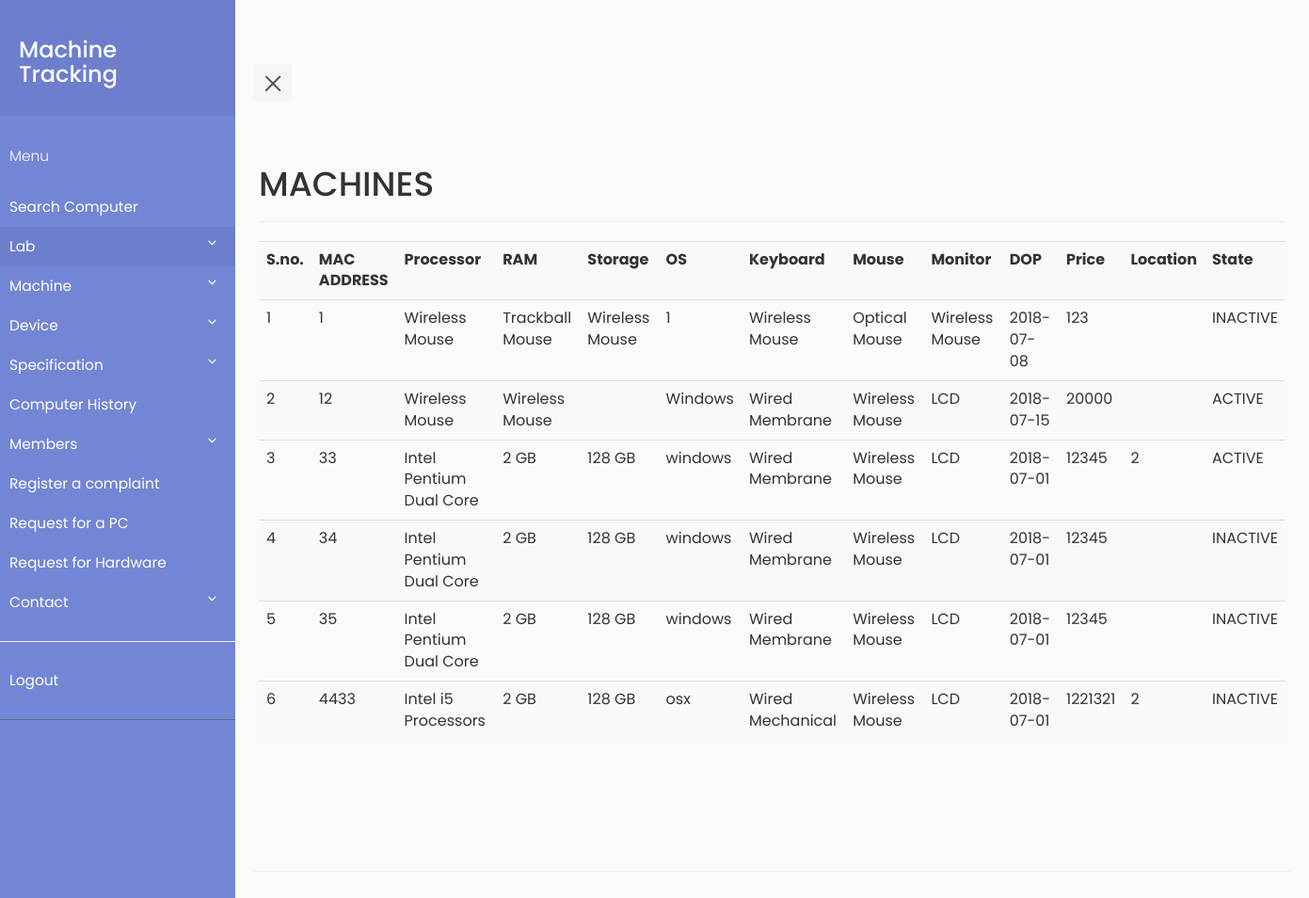
Page /viewmc.php (signed in) on the committed database.
### tables this page shows
CREATE TABLE `machine` (
  `machine_id` int(11) NOT NULL,
  `MAC_ADDR` varchar(30) DEFAULT NULL,
  `processor` int(11) NOT NULL,
  `ram` int(11) NOT NULL,
  `memory` int(11) NOT NULL,
  `DOP` date DEFAULT NULL,
  `price` int(11) DEFAULT NULL,
  `state` varchar(10) DEFAULT NULL,
  `os` varchar(30) DEFAULT NULL,
  `monitor` int(11) NOT NULL,
  `keyboard` int(11) NOT NULL,
  `mouse` int(11) NOT NULL,
  `grn` int(11) NOT NULL
);

CREATE TABLE `specification` (
  `spec_id` int(11) NOT NULL,
  `spec` varchar(50) DEFAULT NULL,
  `name_id` int(11) DEFAULT NULL
);

CREATE TABLE `lab` (
  `lab_id` int(11) NOT NULL,
  `name` varchar(20) DEFAULT NULL,
  `department` varchar(40) DEFAULT NULL
);

### viewmc.php (the view, shortened to what this page needs)
<?php
    require_once "pdo.php";
?>
<html>
<head>
    <link rel="stylesheet" type="text/css" href="https://maxcdn.bootstrapcdn.com/bootstrap/3.3.7/css/bootstrap.min.css" >
    <link rel="stylesheet" type="text/css" href="style5.css">
</head>
<body>
            <div class="wrapper">
     <?php include "navbar.php" ;?>
         <div class="container-fluid row" id="content">
    <div class="page-header">
    <h1>MACHINES</h1>
    </div>
    <?php
        $stmtcnt = $pdo->query("SELECT COUNT(*) FROM machine ");
        $row = $stmtcnt->fetch(PDO::FETCH_ASSOC);
        if($row['COUNT(*)']!=='0')
        {
            $i=1;
            $stmtread = $pdo->query("SELECT * FROM machine ORDER BY MAC_ADDR");
            echo ("<table class=\"table table-striped\">
                <tr> <th>S.no.</th><th>MAC ADDRESS</th><th>Processor</th><th>RAM</th><th>Storage</th><th>OS</th><th>Keyboard</th><th>Mouse</th><th>Monitor</th><th>DOP</th><th>Price</th><th>Location</th> <th>State</th></tr>");
            while ( $row = $stmtread->fetch(PDO::FETCH_ASSOC) )
            {
                $stmtn = $pdo->prepare("SELECT lab_id FROM position where machine_id = :mid AND final_date = '1970-01-01'");
                $stmtn->execute(array(':mid' => $row['machine_id']));
                $rown = $stmtn->fetch(PDO::FETCH_ASSOC);
                $stmtn2 = $pdo->prepare("SELECT name FROM lab where lab_id = :lid");
                $stmtn2->execute(array(':lid' => $rown['lab_id']));
                $rown2 = $stmtn2->fetch(PDO::FETCH_ASSOC);
                $processor = $pdo->prepare("SELECT description FROM hardware where hardware_id = :hid");
                $processor->execute(array(':hid' => $row['processor']));
                $processorn = $processor->fetch(PDO::FETCH_ASSOC);
                $ram = $pdo->prepare("SELECT description FROM hardware where hardware_id = :hid");
                $ram->execute(array(':hid' => $row['ram']));
                $ramn = $ram->fetch(PDO::FETCH_ASSOC);
                $memory = $pdo->prepare("SELECT description FROM hardware where hardware_id = :hid");
                $memory->execute(array(':hid' => $row['memory']));
                $memoryn = $memory->fetch(PDO::FETCH_ASSOC);
                $keyboard = $pdo->prepare("SELECT description FROM hardware where hardware_id = :hid");
                $keyboard->execute(array(':hid' => $row['keyboard']));
                $keyboardn = $keyboard->fetch(PDO::FETCH_ASSOC);
                $mouse = $pdo->prepare("SELECT description FROM hardware where hardware_id = :hid");
                $mouse->execute(array(':hid' => $row['mouse']));
                $mousen = $mouse->fetch(PDO::FETCH_ASSOC);
                $monitor = $pdo->prepare("SELECT description FROM hardware where hardware_id = :hid");
                $monitor->execute(array(':hid' => $row['monitor']));
                $monitorn = $monitor->fetch(PDO::FETCH_ASSOC);
                echo ("<tr>");
                echo ("<td>");
                echo($i);
                echo("</td>");
                echo ("<td>");
                echo(htmlentities($row['MAC_ADDR']));
                echo ("</td>");
                echo ("<td>");
                $pro = $pdo->prepare("SELECT spec FROM specification where spec_id = :spec_id");
                $pro->execute(array(':spec_id' => $processorn['description']));
                $pron = $pro->fetch(PDO::FETCH_ASSOC);
                echo($pron['spec']);
                echo ("</td>");
                echo ("<td>");
                 $ram = $pdo->prepare("SELECT spec FROM specification where spec_id = :spec_id");
                $ram->execute(array(':spec_id' => $ramn['description']));
                $ramn = $ram->fetch(PDO::FETCH_ASSOC);
                echo($ramn['spec']);
                echo ("</td>");
                echo ("<td>");
                 $memory = $pdo->prepare("SELECT spec FROM specification where spec_id = :spec_id");
                $memory->execute(array(':spec_id' => $memoryn['description']));
                $memoryn = $memory->fetch(PDO::FETCH_ASSOC);
                echo($memoryn['spec']);
                echo ("</td>");
                echo ("<td>");
                echo(htmlentities($row['os']));
                echo ("</td>");
                echo ("<td>");
                $keyboard = $pdo->prepare("SELECT spec FROM specification where spec_id = :spec_id");
                $keyboard->execute(array(':spec_id' => $keyboardn['description']));
                $keyboardn = $keyboard->fetch(PDO::FETCH_ASSOC);
                echo($keyboardn['spec']);
                echo ("</td>");
                echo ("<td>");
                $mouse = $pdo->prepare("SELECT spec FROM specification where spec_id = :spec_id");
                $mouse->execute(array(':spec_id' => $mousen['description']));
                $mousen = $mouse->fetch(PDO::FETCH_ASSOC);
                echo($mousen['spec']);
                echo ("</td>");
                echo ("<td>");
                $monitor = $pdo->prepare("SELECT spec FROM specification where spec_id = :spec_id");
                $monitor->execute(array(':spec_id' => $monitorn['description']));
                $monitorn = $monitor->fetch(PDO::FETCH_ASSOC);
                echo($monitorn['spec']);
                echo ("</td>");
                echo ("<td>");
                echo(htmlentities($row['DOP']));
                echo ("</td>");
                echo ("<td>");
                echo(htmlentities($row['price']));
                echo ("</td>");
                echo ("<td>");
                echo(htmlentities($rown2['name']));
                echo ("</td>");
                echo ("<td>");
                echo(htmlentities($row['state']));
                echo ("</td>");
                $i++;
            }
            echo('</table>');
        }
    ?>
    </div>
</body>
</html>

### style5.css (style rules this page uses)
body { font-family: 'Poppins', sans-serif; background: #fafafa; }
.wrapper { display: flex; align-items: stretch; perspective: 1500px; }
#content { padding: 20px; min-height: 100vh; transition: all 0.3s; }

### rows in the picture
machine: MAC_ADDR "1", specification.spec "Wireless Mouse", specification.spec "Trackball Mouse", os "1", specification.spec "Optical Mouse", DOP "2018-07-08", price "123", state "INACTIVE"
machine: MAC_ADDR "12", specification.spec "Wireless Mouse", os "Windows", specification.spec "Wired Membrane", specification.spec "LCD", DOP "2018-07-15", price "20000", state "ACTIVE"
machine: MAC_ADDR "33", specification.spec "Intel Pentium Dual Core", specification.spec "2 GB", specification.spec "128 GB", os "windows", specification.spec "Wired Membrane", specification.spec "Wireless Mouse", specification.spec "LCD", DOP "2018-07-01", price "12345", lab.name "2", state "ACTIVE"
machine: MAC_ADDR "34", specification.spec "Intel Pentium Dual Core", specification.spec "2 GB", specification.spec "128 GB", os "windows", specification.spec "Wired Membrane", specification.spec "Wireless Mouse", specification.spec "LCD", DOP "2018-07-01", price "12345", state "INACTIVE"
machine: MAC_ADDR "35", specification.spec "Intel Pentium Dual Core", specification.spec "2 GB", specification.spec "128 GB", os "windows", specification.spec "Wired Membrane", specification.spec "Wireless Mouse", specification.spec "LCD", DOP "2018-07-01", price "12345", state "INACTIVE"
machine: MAC_ADDR "4433", specification.spec "Intel i5 Processors", specification.spec "2 GB", specification.spec "128 GB", os "osx", specification.spec "Wired Mechanical", specification.spec "Wireless Mouse", specification.spec "LCD", DOP "2018-07-01", price "1221321", lab.name "2", state "INACTIVE"
